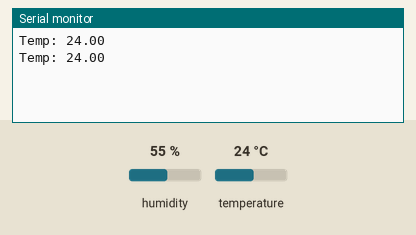
This sketch was run on a simulated ESP32. Shown: the last lines printed to the serial monitor. The test bench sets the inputs (shaded band); at power-on: temperature 24 °C, humidity 55 %.

Above: at 3.2 s.
3.3 s: temperature set to 12 °C
At 4.4 s:
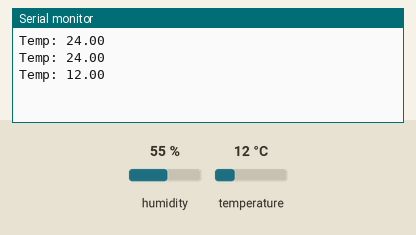
6.0 s: temperature set to 19 °C
At 6.8 s:
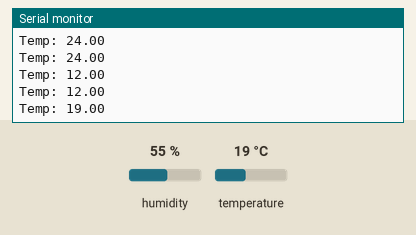
Timing chart, 0 to 9.0 s (numbered marks = the images above; inputs shaded):
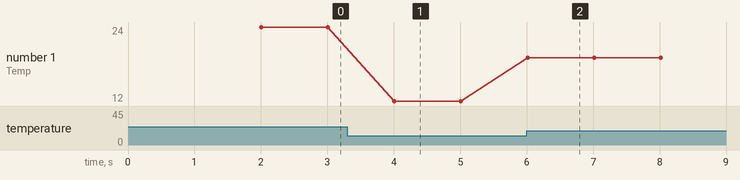

Measured:
- after the input at 3.3 s, the serial monitor: prints a new line after 0.71 s (image 1)
- after the input at 6.0 s, the serial monitor: prints a new line at once (image 2)
- plotted number 1: 24 → 12 after the input at 3.3 s, 12 → 19 after the input at 6.0 s

The sketch:

readSensor.ino
```cpp
#include <DHT.h>

#define DHTPIN  4

DHT dht(DHTPIN, DHT22);
void setup() {
  // put your setup code here, to run once:
  dht.begin();
  delay(2000);
  Serial.begin(115200);

}

void loop() {
  // put your main code here, to run repeatedly:
  float temp = dht.readTemperature();
  Serial.print("Temp: ");
  Serial.println(temp);
  delay(1000);
}
```
